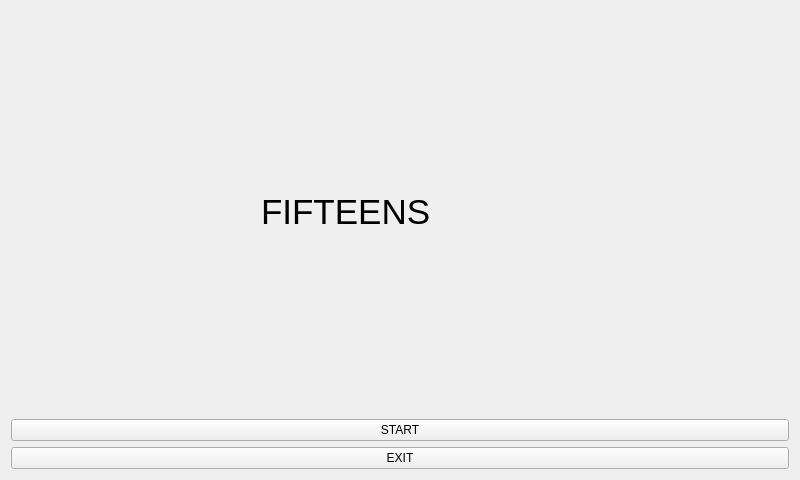
<?xml version="1.0" encoding="UTF-8"?>
<ui version="4.0">
 <class>MainWindow</class>
 <widget class="QMainWindow" name="MainWindow">
  <property name="geometry">
   <rect>
    <x>0</x>
    <y>0</y>
    <width>800</width>
    <height>480</height>
   </rect>
  </property>
  <property name="windowTitle">
   <string>MainWindow</string>
  </property>
  <widget class="QWidget" name="centralWidget">
   <layout class="QGridLayout" name="gridLayout">
    <item row="4" column="0">
     <widget class="QPushButton" name="pushButton_2">
      <property name="text">
       <string>EXIT</string>
      </property>
     </widget>
    </item>
    <item row="2" column="0">
     <widget class="QLabel" name="label">
      <property name="text">
       <string>&lt;html&gt;&lt;head/&gt;&lt;body&gt;&lt;p&gt;&lt;span style=&quot; font-size:26pt;&quot;&gt;FIFTEENS&lt;/span&gt;&lt;/p&gt;&lt;/body&gt;&lt;/html&gt;</string>
      </property>
      <property name="indent">
       <number>250</number>
      </property>
     </widget>
    </item>
    <item row="3" column="0">
     <widget class="QPushButton" name="pushButton">
      <property name="text">
       <string>START</string>
      </property>
     </widget>
    </item>
   </layout>
  </widget>
 </widget>
 <layoutdefault spacing="6" margin="11"/>
 <resources/>
 <connections/>
</ui>
